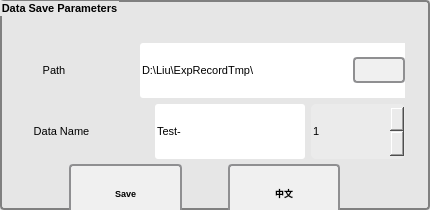
    <widget class="QGroupBox" name="groupBox_8">
      <property name="geometry">
        <rect>
          <x>1860</x>
          <y>1070</y>
          <width>430</width>
          <height>210</height>
        </rect>
      </property>
      <property name="font">
        <font>
          <family>Arial</family>
          <pointsize>8</pointsize>
          <bold>true</bold>
        </font>
      </property>
      <property name="styleSheet">
        <string notr="true">QGroupBox {
    background-color: rgb(230,230,230); /* 设置背景颜色 */
    border: 2px solid gray;               /* 设置边框 */
    border-radius: 4px;                  /* 设置圆角半径 */
    margin-top: 0px;                     /* 设置标题上方的间距，以便显示标题 */
}

QSpinBox {
	background-color: rgb(235,235,235);
	border-radius: 5px;
}

QSlider {
	background-color: rgb(230,230,230);
}

QLabel {
	background-color: rgb(230,230,230);
	border-radius: 0px;
}

QLineEdit {
	border-radius: 3px;
	border: 1px
}

QPushButton {
    border: 2px solid #8f8f91;       /* 设置边框 */
    border-radius: 4px;             /* 设置圆角半径 */
    background-color: #f0f0f0;       /* 设置按钮背景颜色 */
    padding: 2px;                    /* 设置按钮内容的填充 */
    color: black;                    /* 设置按钮文字颜色 */
    font: bold 9px;                 /* 设置按钮文字字体和大小 */
    min-width: 44px;                 /* 设置按钮最小宽度 */
    min-height: 18px;                /* 设置按钮最小高度 */
}

QPushButton:hover {
    background-color: #e6e6e6;       /* 悬停时的背景颜色 */
    border: 2px solid #8a8a8d;       /* 悬停时的边框颜色 */
}</string>
      </property>
      <property name="title">
        <string>Data Save Parameters</string>
      </property>
      <widget class="QWidget" name="layoutWidget_auto_13">
        <property name="geometry">
          <rect>
            <x>14</x>
            <y>43</y>
            <width>391</width>
            <height>116</height>
          </rect>
        </property>
        <layout class="QVBoxLayout" name="verticalLayout_5">
          <item>
            <layout class="QHBoxLayout" name="horizontalLayout_20">
              <item>
                <widget class="QLabel" name="label_12">
                  <property name="sizePolicy">
                    <sizepolicy hsizetype="Fixed" vsizetype="Preferred">
                      <horstretch>0</horstretch>
                      <verstretch>0</verstretch>
                    </sizepolicy>
                  </property>
                  <property name="minimumSize">
                    <size>
                      <width>80</width>
                      <height>0</height>
                    </size>
                  </property>
                  <property name="maximumSize">
                    <size>
                      <width>16777215</width>
                      <height>16777215</height>
                    </size>
                  </property>
                  <property name="font">
                    <font>
                      <family>Arial</family>
                      <pointsize>8</pointsize>
                    </font>
                  </property>
                  <property name="text">
                    <string>&lt;html&gt;&lt;head/&gt;&lt;body&gt;&lt;p align="center"&gt;Path&lt;/p&gt;&lt;/body&gt;&lt;/html&gt;</string>
                  </property>
                </widget>
              </item>
              <item>
                <spacer name="horizontalSpacer_11">
                  <property name="orientation">
                    <enum>Qt::Horizontal</enum>
                  </property>
                  <property name="sizeType">
                    <enum>QSizePolicy::Fixed</enum>
                  </property>
                  <property name="sizeHint" stdset="0">
                    <size>
                      <width>40</width>
                      <height>20</height>
                    </size>
                  </property>
                </spacer>
              </item>
              <item>
                <widget class="QLineEdit" name="Path">
                  <property name="sizePolicy">
                    <sizepolicy hsizetype="Expanding" vsizetype="Expanding">
                      <horstretch>0</horstretch>
                      <verstretch>0</verstretch>
                    </sizepolicy>
                  </property>
                  <property name="minimumSize">
                    <size>
                      <width>300</width>
                      <height>0</height>
                    </size>
                  </property>
                  <property name="maximumSize">
                    <size>
                      <width>250</width>
                      <height>16777215</height>
                    </size>
                  </property>
                  <property name="font">
                    <font>
                      <family>Arial</family>
                      <pointsize>8</pointsize>
                    </font>
                  </property>
                  <property name="styleSheet">
                    <string notr="true"></string>
                  </property>
                  <property name="text">
                    <string>D:\Liu\ExpRecordTmp\</string>
                  </property>
                </widget>
              </item>
              <item>
                <spacer name="horizontalSpacer_13">
                  <property name="orientation">
                    <enum>Qt::Horizontal</enum>
                  </property>
                  <property name="sizeType">
                    <enum>QSizePolicy::Fixed</enum>
                  </property>
                  <property name="sizeHint" stdset="0">
                    <size>
                      <width>10</width>
                      <height>20</height>
                    </size>
                  </property>
                </spacer>
              </item>
              <item>
                <widget class="QPushButton" name="ChoseFolder">
                  <property name="minimumSize">
                    <size>
                      <width>94</width>
                      <height>44</height>
                    </size>
                  </property>
                  <property name="maximumSize">
                    <size>
                      <width>44</width>
                      <height>16777215</height>
                    </size>
                  </property>
                  <property name="styleSheet">
                    <string notr="true">background-image: url(:/res/res/folder-2-line.png);
background-repeat: no-repeat;
background-position: center;</string>
                  </property>
                  <property name="text">
                    <string />
                  </property>
                </widget>
              </item>
            </layout>
          </item>
          <item>
            <layout class="QHBoxLayout" name="horizontalLayout_21">
              <item>
                <widget class="QLabel" name="label_13">
                  <property name="sizePolicy">
                    <sizepolicy hsizetype="Expanding" vsizetype="Preferred">
                      <horstretch>0</horstretch>
                      <verstretch>0</verstretch>
                    </sizepolicy>
                  </property>
                  <property name="minimumSize">
                    <size>
                      <width>48</width>
                      <height>0</height>
                    </size>
                  </property>
                  <property name="maximumSize">
                    <size>
                      <width>16777215</width>
                      <height>16777215</height>
                    </size>
                  </property>
                  <property name="font">
                    <font>
                      <family>Arial</family>
                      <pointsize>8</pointsize>
                    </font>
                  </property>
                  <property name="text">
                    <string>&lt;html&gt;&lt;head/&gt;&lt;body&gt;&lt;p align="center"&gt;Data Name&lt;/p&gt;&lt;/body&gt;&lt;/html&gt;</string>
                  </property>
                </widget>
              </item>
              <item>
                <spacer name="horizontalSpacer_12">
                  <property name="orientation">
                    <enum>Qt::Horizontal</enum>
                  </property>
                  <property name="sizeType">
                    <enum>QSizePolicy::Fixed</enum>
                  </property>
                  <property name="sizeHint" stdset="0">
                    <size>
                      <width>40</width>
                      <height>20</height>
                    </size>
                  </property>
                </spacer>
              </item>
              <item>
                <widget class="QLineEdit" name="dataPath">
                  <property name="sizePolicy">
                    <sizepolicy hsizetype="Fixed" vsizetype="Expanding">
                      <horstretch>0</horstretch>
                      <verstretch>0</verstretch>
                    </sizepolicy>
                  </property>
                  <property name="minimumSize">
                    <size>
                      <width>150</width>
                      <height>0</height>
                    </size>
                  </property>
                  <property name="maximumSize">
                    <size>
                      <width>200</width>
                      <height>16777215</height>
                    </size>
                  </property>
                  <property name="font">
                    <font>
                      <family>Arial</family>
                      <pointsize>8</pointsize>
                    </font>
                  </property>
                  <property name="text">
                    <string>Test-</string>
                  </property>
                </widget>
              </item>
              <item>
                <widget class="QSpinBox" name="expNum">
                  <property name="sizePolicy">
                    <sizepolicy hsizetype="Expanding" vsizetype="Expanding">
                      <horstretch>0</horstretch>
                      <verstretch>0</verstretch>
                    </sizepolicy>
                  </property>
                  <property name="font">
                    <font>
                      <family>Arial</family>
                      <pointsize>8</pointsize>
                    </font>
                  </property>
                  <property name="minimum">
                    <number>1</number>
                  </property>
                  <property name="maximum">
                    <number>100</number>
                  </property>
                  <property name="value">
                    <number>1</number>
                  </property>
                </widget>
              </item>
            </layout>
          </item>
        </layout>
      </widget>
      <widget class="QWidget" name="layoutWidget_auto_14">
        <property name="geometry">
          <rect>
            <x>69</x>
            <y>164</y>
            <width>271</width>
            <height>58</height>
          </rect>
        </property>
        <layout class="QHBoxLayout" name="horizontalLayout_23">
          <item>
            <widget class="QPushButton" name="SaveData">
              <property name="sizePolicy">
                <sizepolicy hsizetype="Minimum" vsizetype="Expanding">
                  <horstretch>0</horstretch>
                  <verstretch>0</verstretch>
                </sizepolicy>
              </property>
              <property name="styleSheet">
                <string notr="true"></string>
              </property>
              <property name="text">
                <string>Save</string>
              </property>
            </widget>
          </item>
          <item>
            <spacer name="horizontalSpacer_14">
              <property name="orientation">
                <enum>Qt::Horizontal</enum>
              </property>
              <property name="sizeType">
                <enum>QSizePolicy::Fixed</enum>
              </property>
              <property name="sizeHint" stdset="0">
                <size>
                  <width>40</width>
                  <height>20</height>
                </size>
              </property>
            </spacer>
          </item>
          <item>
            <widget class="QPushButton" name="ChangeLanguage">
              <property name="sizePolicy">
                <sizepolicy hsizetype="Minimum" vsizetype="Expanding">
                  <horstretch>0</horstretch>
                  <verstretch>0</verstretch>
                </sizepolicy>
              </property>
              <property name="styleSheet">
                <string notr="true"></string>
              </property>
              <property name="text">
                <string>中文</string>
              </property>
            </widget>
          </item>
        </layout>
      </widget>
    </widget>
